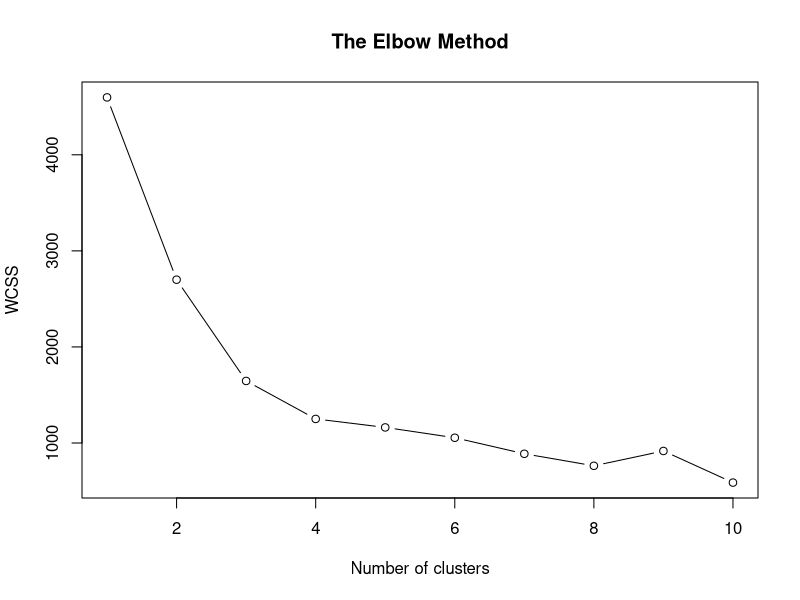
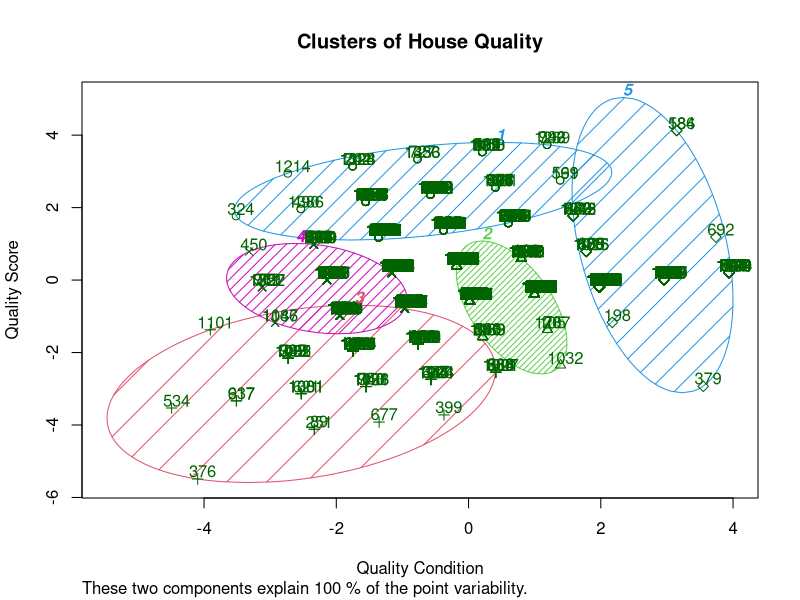

Generate these figures, in order, with R:
# K-Means Clustering
# Importing the dataset
kdata <- read.csv("00_data/wmd_house.csv")
# Selecting target variables
cluster_cols <- c("OverallQual", "OverallCond")
X <- kdata[, cluster_cols]

# Using the elbow method to find the optimal number of clusters
set.seed(6)
wcss <- vector()
for (i in 1:10) wcss[i] = sum(kmeans(X, i)$withinss)
plot(x = 1:10,
     y = wcss,
     type = 'b',
     main = paste('The Elbow Method'),
     xlab = 'Number of clusters',
     ylab = 'WCSS')

# Fitting K-Means to dataset
set.seed(123)
kmeans <- kmeans(X, 5, iter.max = 300, nstart = 10)

# Visualizing the clusters
library(cluster)
clusplot(x = X,
         clus = kmeans$cluster,
         lines = 0,
         shade = TRUE,
         color = TRUE,
         labels = 2,
         plotchar = TRUE,
         span = TRUE,
         main = paste('Clusters of House Quality'),
         xlab = 'Quality Condition',
         ylab = 'Quality Score')
